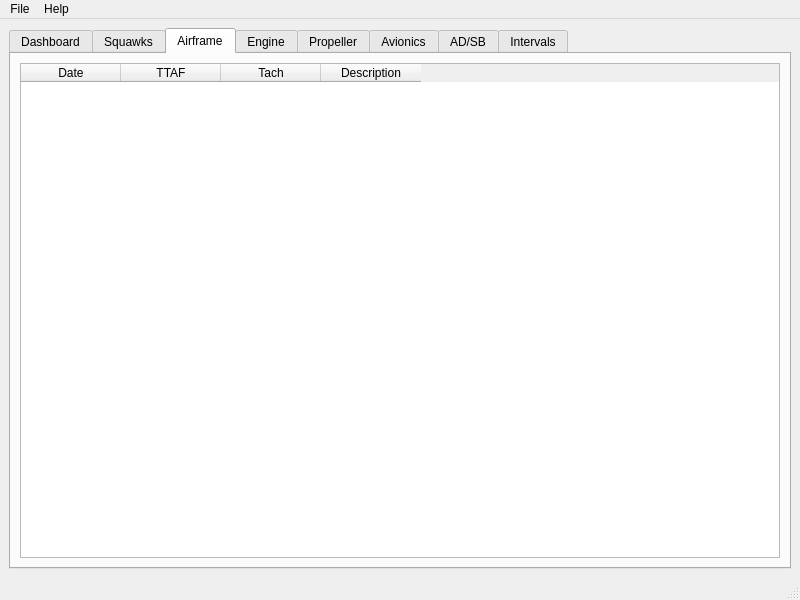
<?xml version="1.0" encoding="UTF-8"?>
<ui version="4.0">
 <class>MainWindow</class>
 <widget class="QMainWindow" name="MainWindow">
  <property name="geometry">
   <rect>
    <x>0</x>
    <y>0</y>
    <width>800</width>
    <height>600</height>
   </rect>
  </property>
  <property name="windowTitle">
   <string>MainWindow</string>
  </property>
  <widget class="QWidget" name="centralwidget">
   <layout class="QVBoxLayout" name="verticalLayout">
    <item>
     <widget class="QTabWidget" name="tabWidget">
      <property name="currentIndex">
       <number>2</number>
      </property>
      <widget class="QWidget" name="tab_dashboard">
       <attribute name="title">
        <string>Dashboard</string>
       </attribute>
      </widget>
      <widget class="QWidget" name="tab_squawks">
       <attribute name="title">
        <string>Squawks</string>
       </attribute>
       <layout class="QVBoxLayout" name="verticalLayout_2"/>
      </widget>
      <widget class="QWidget" name="tab_airframe">
       <attribute name="title">
        <string>Airframe</string>
       </attribute>
       <layout class="QVBoxLayout" name="verticalLayout_3">
        <item>
         <widget class="QTableWidget" name="tableWidget">
          <column>
           <property name="text">
            <string>Date</string>
           </property>
          </column>
          <column>
           <property name="text">
            <string>TTAF</string>
           </property>
          </column>
          <column>
           <property name="text">
            <string>Tach</string>
           </property>
          </column>
          <column>
           <property name="text">
            <string>Description</string>
           </property>
          </column>
         </widget>
        </item>
       </layout>
      </widget>
      <widget class="QWidget" name="tab_engine">
       <attribute name="title">
        <string>Engine</string>
       </attribute>
       <layout class="QVBoxLayout" name="verticalLayout_5">
        <item>
         <widget class="QTableWidget" name="tableWidget_2">
          <column>
           <property name="text">
            <string>Date</string>
           </property>
          </column>
          <column>
           <property name="text">
            <string>TTAF</string>
           </property>
          </column>
          <column>
           <property name="text">
            <string>Tach</string>
           </property>
          </column>
          <column>
           <property name="text">
            <string>Description</string>
           </property>
          </column>
         </widget>
        </item>
       </layout>
      </widget>
      <widget class="QWidget" name="tab_propeller">
       <attribute name="title">
        <string>Propeller</string>
       </attribute>
       <layout class="QVBoxLayout" name="verticalLayout_6">
        <item>
         <widget class="QTableWidget" name="tableWidget_3">
          <column>
           <property name="text">
            <string>Date</string>
           </property>
          </column>
          <column>
           <property name="text">
            <string>TTAF</string>
           </property>
          </column>
          <column>
           <property name="text">
            <string>Tach</string>
           </property>
          </column>
          <column>
           <property name="text">
            <string>Description</string>
           </property>
          </column>
         </widget>
        </item>
       </layout>
      </widget>
      <widget class="QWidget" name="tab_avionics">
       <attribute name="title">
        <string>Avionics</string>
       </attribute>
       <layout class="QVBoxLayout" name="verticalLayout_4">
        <item>
         <widget class="QTableWidget" name="tableWidget_4">
          <column>
           <property name="text">
            <string>Date</string>
           </property>
          </column>
          <column>
           <property name="text">
            <string>TTAF</string>
           </property>
          </column>
          <column>
           <property name="text">
            <string>Tach</string>
           </property>
          </column>
          <column>
           <property name="text">
            <string>Description</string>
           </property>
          </column>
         </widget>
        </item>
       </layout>
      </widget>
      <widget class="QWidget" name="tab_adsb">
       <attribute name="title">
        <string>AD/SB</string>
       </attribute>
       <layout class="QVBoxLayout" name="verticalLayout_7">
        <item>
         <widget class="QTableWidget" name="tableWidget_5">
          <column>
           <property name="text">
            <string>Logbook</string>
           </property>
          </column>
          <column>
           <property name="text">
            <string>Status</string>
           </property>
          </column>
          <column>
           <property name="text">
            <string>Event</string>
           </property>
          </column>
          <column>
           <property name="text">
            <string>Description</string>
           </property>
          </column>
         </widget>
        </item>
       </layout>
      </widget>
      <widget class="QWidget" name="tab_intervals">
       <attribute name="title">
        <string>Intervals</string>
       </attribute>
      </widget>
     </widget>
    </item>
   </layout>
  </widget>
  <widget class="QMenuBar" name="menubar">
   <property name="geometry">
    <rect>
     <x>0</x>
     <y>0</y>
     <width>800</width>
     <height>24</height>
    </rect>
   </property>
   <widget class="QMenu" name="menuFile">
    <property name="title">
     <string>File</string>
    </property>
    <addaction name="actionExit"/>
   </widget>
   <widget class="QMenu" name="menuHelp">
    <property name="title">
     <string>Help</string>
    </property>
   </widget>
   <addaction name="menuFile"/>
   <addaction name="menuHelp"/>
  </widget>
  <widget class="QStatusBar" name="statusbar"/>
  <action name="actionExit">
   <property name="text">
    <string>Exit</string>
   </property>
   <property name="shortcut">
    <string>Ctrl+Q</string>
   </property>
  </action>
 </widget>
 <resources/>
 <connections/>
</ui>
